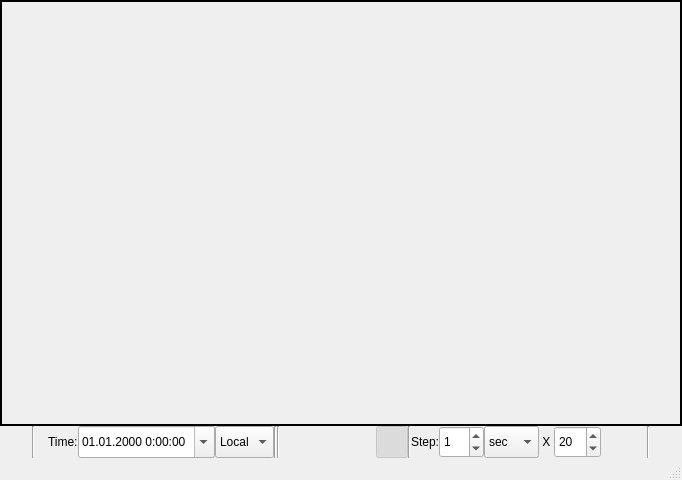
<?xml version="1.0" encoding="UTF-8"?>
<ui version="4.0">
 <author>Yan Coduemat</author>
 <class>MainWindow</class>
 <widget class="QMainWindow" name="MainWindow">
  <property name="geometry">
   <rect>
    <x>0</x>
    <y>0</y>
    <width>682</width>
    <height>480</height>
   </rect>
  </property>
  <property name="sizePolicy">
   <sizepolicy hsizetype="Minimum" vsizetype="Minimum">
    <horstretch>0</horstretch>
    <verstretch>0</verstretch>
   </sizepolicy>
  </property>
  <property name="windowTitle">
   <string>SatViewer</string>
  </property>
  <property name="windowIcon">
   <iconset resource="SatViewer.qrc">
    <normaloff>:/options/satviewer.png</normaloff>:/options/satviewer.png</iconset>
  </property>
  <property name="locale">
   <locale language="C" country="AnyCountry"/>
  </property>
  <property name="toolButtonStyle">
   <enum>Qt::ToolButtonTextUnderIcon</enum>
  </property>
  <widget class="QWidget" name="centralwidget">
   <layout class="QHBoxLayout" name="horizontalLayout">
    <property name="spacing">
     <number>0</number>
    </property>
    <property name="margin">
     <number>0</number>
    </property>
    <item>
     <widget class="QFrame" name="frameMain">
      <property name="cursor">
       <cursorShape>ArrowCursor</cursorShape>
      </property>
      <property name="frameShape">
       <enum>QFrame::NoFrame</enum>
      </property>
      <property name="frameShadow">
       <enum>QFrame::Raised</enum>
      </property>
      <layout class="QVBoxLayout" name="verticalLayout_2">
       <property name="spacing">
        <number>0</number>
       </property>
       <property name="margin">
        <number>0</number>
       </property>
       <item>
        <widget class="QFrame" name="frameMap">
         <property name="cursor">
          <cursorShape>CrossCursor</cursorShape>
         </property>
         <property name="frameShape">
          <enum>QFrame::Panel</enum>
         </property>
         <property name="frameShadow">
          <enum>QFrame::Plain</enum>
         </property>
         <property name="lineWidth">
          <number>2</number>
         </property>
        </widget>
       </item>
       <item>
        <widget class="QFrame" name="frameTime">
         <property name="minimumSize">
          <size>
           <width>0</width>
           <height>32</height>
          </size>
         </property>
         <property name="maximumSize">
          <size>
           <width>16777215</width>
           <height>32</height>
          </size>
         </property>
         <layout class="QHBoxLayout" name="horizontalLayout_2">
          <property name="spacing">
           <number>0</number>
          </property>
          <property name="margin">
           <number>0</number>
          </property>
          <item>
           <widget class="QToolButton" name="tlBtnOptions">
            <property name="sizePolicy">
             <sizepolicy hsizetype="Minimum" vsizetype="Minimum">
              <horstretch>0</horstretch>
              <verstretch>0</verstretch>
             </sizepolicy>
            </property>
            <property name="toolTip">
             <string>Настройки</string>
            </property>
            <property name="text">
             <string/>
            </property>
            <property name="icon">
             <iconset resource="SatViewer.qrc">
              <normaloff>:/toolbar/utilities.png</normaloff>:/toolbar/utilities.png</iconset>
            </property>
            <property name="iconSize">
             <size>
              <width>24</width>
              <height>24</height>
             </size>
            </property>
            <property name="autoRaise">
             <bool>true</bool>
            </property>
           </widget>
          </item>
          <item>
           <widget class="Line" name="line_4">
            <property name="orientation">
             <enum>Qt::Vertical</enum>
            </property>
           </widget>
          </item>
          <item>
           <spacer name="horizontalSpacer_2">
            <property name="orientation">
             <enum>Qt::Horizontal</enum>
            </property>
            <property name="sizeHint" stdset="0">
             <size>
              <width>40</width>
              <height>20</height>
             </size>
            </property>
           </spacer>
          </item>
          <item>
           <widget class="QLabel" name="label">
            <property name="sizePolicy">
             <sizepolicy hsizetype="Minimum" vsizetype="Minimum">
              <horstretch>0</horstretch>
              <verstretch>0</verstretch>
             </sizepolicy>
            </property>
            <property name="maximumSize">
             <size>
              <width>16777215</width>
              <height>16777215</height>
             </size>
            </property>
            <property name="text">
             <string>Time:</string>
            </property>
            <property name="buddy">
             <cstring>dateTimeEdit</cstring>
            </property>
           </widget>
          </item>
          <item>
           <widget class="QDateTimeEdit" name="dateTimeEdit">
            <property name="enabled">
             <bool>true</bool>
            </property>
            <property name="sizePolicy">
             <sizepolicy hsizetype="Minimum" vsizetype="Preferred">
              <horstretch>0</horstretch>
              <verstretch>0</verstretch>
             </sizepolicy>
            </property>
            <property name="maximumSize">
             <size>
              <width>16777215</width>
              <height>16777215</height>
             </size>
            </property>
            <property name="specialValueText">
             <string notr="true"/>
            </property>
            <property name="correctionMode">
             <enum>QAbstractSpinBox::CorrectToNearestValue</enum>
            </property>
            <property name="displayFormat">
             <string notr="true">dd.MM.yyyy H:mm:ss</string>
            </property>
            <property name="calendarPopup">
             <bool>true</bool>
            </property>
            <property name="currentSectionIndex">
             <number>0</number>
            </property>
           </widget>
          </item>
          <item>
           <widget class="QComboBox" name="comboBoxTimeType">
            <property name="sizePolicy">
             <sizepolicy hsizetype="Minimum" vsizetype="Fixed">
              <horstretch>0</horstretch>
              <verstretch>0</verstretch>
             </sizepolicy>
            </property>
            <property name="minimumSize">
             <size>
              <width>0</width>
              <height>32</height>
             </size>
            </property>
            <property name="sizeAdjustPolicy">
             <enum>QComboBox::AdjustToContents</enum>
            </property>
            <item>
             <property name="text">
              <string>Local</string>
             </property>
            </item>
            <item>
             <property name="text">
              <string>UTC</string>
             </property>
            </item>
           </widget>
          </item>
          <item>
           <widget class="Line" name="line">
            <property name="orientation">
             <enum>Qt::Vertical</enum>
            </property>
           </widget>
          </item>
          <item>
           <widget class="Line" name="line_5">
            <property name="orientation">
             <enum>Qt::Vertical</enum>
            </property>
           </widget>
          </item>
          <item>
           <widget class="QToolButton" name="tlBtnTime">
            <property name="sizePolicy">
             <sizepolicy hsizetype="Minimum" vsizetype="Minimum">
              <horstretch>0</horstretch>
              <verstretch>0</verstretch>
             </sizepolicy>
            </property>
            <property name="text">
             <string/>
            </property>
            <property name="icon">
             <iconset resource="SatViewer.qrc">
              <normaloff>:/toolbar/player_eject.png</normaloff>:/toolbar/player_eject.png</iconset>
            </property>
            <property name="iconSize">
             <size>
              <width>24</width>
              <height>24</height>
             </size>
            </property>
            <property name="checkable">
             <bool>true</bool>
            </property>
            <property name="autoRaise">
             <bool>true</bool>
            </property>
           </widget>
          </item>
          <item>
           <widget class="QToolButton" name="tlBtnPlay">
            <property name="enabled">
             <bool>false</bool>
            </property>
            <property name="sizePolicy">
             <sizepolicy hsizetype="Minimum" vsizetype="Minimum">
              <horstretch>0</horstretch>
              <verstretch>0</verstretch>
             </sizepolicy>
            </property>
            <property name="text">
             <string/>
            </property>
            <property name="icon">
             <iconset resource="SatViewer.qrc">
              <normaloff>:/toolbar/player_play.png</normaloff>
              <normalon>:/toolbar/player_pause.png</normalon>:/toolbar/player_play.png</iconset>
            </property>
            <property name="iconSize">
             <size>
              <width>24</width>
              <height>24</height>
             </size>
            </property>
            <property name="checkable">
             <bool>true</bool>
            </property>
            <property name="autoRaise">
             <bool>true</bool>
            </property>
           </widget>
          </item>
          <item>
           <widget class="QToolButton" name="tlBtnBackward">
            <property name="enabled">
             <bool>false</bool>
            </property>
            <property name="sizePolicy">
             <sizepolicy hsizetype="Minimum" vsizetype="Minimum">
              <horstretch>0</horstretch>
              <verstretch>0</verstretch>
             </sizepolicy>
            </property>
            <property name="text">
             <string/>
            </property>
            <property name="icon">
             <iconset resource="SatViewer.qrc">
              <normaloff>:/toolbar/player_rew.png</normaloff>:/toolbar/player_rew.png</iconset>
            </property>
            <property name="iconSize">
             <size>
              <width>24</width>
              <height>24</height>
             </size>
            </property>
            <property name="checkable">
             <bool>true</bool>
            </property>
            <property name="checked">
             <bool>false</bool>
            </property>
            <property name="autoRaise">
             <bool>true</bool>
            </property>
           </widget>
          </item>
          <item>
           <widget class="QToolButton" name="tlBtnForward">
            <property name="enabled">
             <bool>false</bool>
            </property>
            <property name="sizePolicy">
             <sizepolicy hsizetype="Minimum" vsizetype="Minimum">
              <horstretch>0</horstretch>
              <verstretch>0</verstretch>
             </sizepolicy>
            </property>
            <property name="text">
             <string/>
            </property>
            <property name="icon">
             <iconset resource="SatViewer.qrc">
              <normaloff>:/toolbar/player_fwd.png</normaloff>:/toolbar/player_fwd.png</iconset>
            </property>
            <property name="iconSize">
             <size>
              <width>24</width>
              <height>24</height>
             </size>
            </property>
            <property name="checkable">
             <bool>true</bool>
            </property>
            <property name="checked">
             <bool>true</bool>
            </property>
            <property name="autoRaise">
             <bool>true</bool>
            </property>
           </widget>
          </item>
          <item>
           <widget class="Line" name="line_2">
            <property name="orientation">
             <enum>Qt::Vertical</enum>
            </property>
           </widget>
          </item>
          <item>
           <widget class="QLabel" name="label_2">
            <property name="sizePolicy">
             <sizepolicy hsizetype="Maximum" vsizetype="Preferred">
              <horstretch>0</horstretch>
              <verstretch>0</verstretch>
             </sizepolicy>
            </property>
            <property name="text">
             <string>Step:</string>
            </property>
            <property name="buddy">
             <cstring>spinBoxStep</cstring>
            </property>
           </widget>
          </item>
          <item>
           <widget class="QSpinBox" name="spinBoxStep">
            <property name="sizePolicy">
             <sizepolicy hsizetype="Maximum" vsizetype="Preferred">
              <horstretch>0</horstretch>
              <verstretch>0</verstretch>
             </sizepolicy>
            </property>
            <property name="minimum">
             <number>-99</number>
            </property>
            <property name="value">
             <number>1</number>
            </property>
           </widget>
          </item>
          <item>
           <widget class="QComboBox" name="comboBoxStep">
            <property name="sizePolicy">
             <sizepolicy hsizetype="Maximum" vsizetype="Preferred">
              <horstretch>0</horstretch>
              <verstretch>0</verstretch>
             </sizepolicy>
            </property>
            <item>
             <property name="text">
              <string>sec</string>
             </property>
            </item>
            <item>
             <property name="text">
              <string>min</string>
             </property>
            </item>
            <item>
             <property name="text">
              <string>hour</string>
             </property>
            </item>
            <item>
             <property name="text">
              <string>day</string>
             </property>
            </item>
           </widget>
          </item>
          <item>
           <widget class="QLabel" name="label_3">
            <property name="text">
             <string> X </string>
            </property>
           </widget>
          </item>
          <item>
           <widget class="QSpinBox" name="spinBoxTimeX">
            <property name="sizePolicy">
             <sizepolicy hsizetype="Maximum" vsizetype="Preferred">
              <horstretch>0</horstretch>
              <verstretch>0</verstretch>
             </sizepolicy>
            </property>
            <property name="minimum">
             <number>1</number>
            </property>
            <property name="maximum">
             <number>100</number>
            </property>
            <property name="singleStep">
             <number>5</number>
            </property>
            <property name="value">
             <number>20</number>
            </property>
           </widget>
          </item>
          <item>
           <spacer name="horizontalSpacer">
            <property name="orientation">
             <enum>Qt::Horizontal</enum>
            </property>
            <property name="sizeHint" stdset="0">
             <size>
              <width>40</width>
              <height>20</height>
             </size>
            </property>
           </spacer>
          </item>
          <item>
           <widget class="QToolButton" name="btnFullScreen">
            <property name="sizePolicy">
             <sizepolicy hsizetype="Minimum" vsizetype="Minimum">
              <horstretch>0</horstretch>
              <verstretch>0</verstretch>
             </sizepolicy>
            </property>
            <property name="toolTip">
             <string>Ctlr+F</string>
            </property>
            <property name="icon">
             <iconset resource="SatViewer.qrc">
              <normaloff>:/toolbar/fullscreen.png</normaloff>:/toolbar/fullscreen.png</iconset>
            </property>
            <property name="iconSize">
             <size>
              <width>24</width>
              <height>24</height>
             </size>
            </property>
            <property name="autoRaise">
             <bool>true</bool>
            </property>
           </widget>
          </item>
          <item>
           <widget class="Line" name="line_3">
            <property name="orientation">
             <enum>Qt::Vertical</enum>
            </property>
           </widget>
          </item>
          <item>
           <widget class="QToolButton" name="tlBtnExit">
            <property name="sizePolicy">
             <sizepolicy hsizetype="Minimum" vsizetype="Minimum">
              <horstretch>0</horstretch>
              <verstretch>0</verstretch>
             </sizepolicy>
            </property>
            <property name="toolTip">
             <string>Quit</string>
            </property>
            <property name="text">
             <string/>
            </property>
            <property name="icon">
             <iconset resource="SatViewer.qrc">
              <normaloff>:/toolbar/exit.png</normaloff>:/toolbar/exit.png</iconset>
            </property>
            <property name="iconSize">
             <size>
              <width>24</width>
              <height>24</height>
             </size>
            </property>
            <property name="autoRaise">
             <bool>true</bool>
            </property>
           </widget>
          </item>
         </layout>
        </widget>
       </item>
      </layout>
     </widget>
    </item>
   </layout>
  </widget>
  <widget class="QStatusBar" name="statusbar"/>
 </widget>
 <tabstops>
  <tabstop>tlBtnOptions</tabstop>
  <tabstop>dateTimeEdit</tabstop>
  <tabstop>comboBoxTimeType</tabstop>
  <tabstop>tlBtnTime</tabstop>
  <tabstop>tlBtnPlay</tabstop>
  <tabstop>tlBtnBackward</tabstop>
  <tabstop>tlBtnForward</tabstop>
  <tabstop>spinBoxStep</tabstop>
  <tabstop>comboBoxStep</tabstop>
  <tabstop>spinBoxTimeX</tabstop>
  <tabstop>tlBtnExit</tabstop>
 </tabstops>
 <resources>
  <include location="SatViewer.qrc"/>
 </resources>
 <connections>
  <connection>
   <sender>tlBtnExit</sender>
   <signal>clicked()</signal>
   <receiver>MainWindow</receiver>
   <slot>close()</slot>
   <hints>
    <hint type="sourcelabel">
     <x>681</x>
     <y>460</y>
    </hint>
    <hint type="destinationlabel">
     <x>204</x>
     <y>164</y>
    </hint>
   </hints>
  </connection>
 </connections>
 <slots>
  <slot>showDlgOptions()</slot>
  <slot>slot1()</slot>
 </slots>
</ui>
